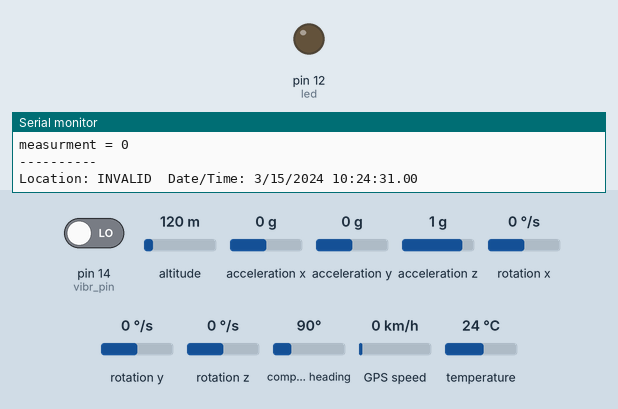
A sketch run on a simulated Arduino Uno, built with avr-gcc and run on an emulated ATmega328P. On the bench: output pins drawn as LEDs (lit = HIGH), the last lines printed to the serial monitor. The test bench sets the inputs (shaded band); at power-on: acceleration x 0 g, pin 14 (vibr_pin) LOW, altitude 120 m, acceleration y 0 g, acceleration z 1 g, rotation x 0 °/s, rotation y 0 °/s, rotation z 0 °/s, compass heading 90°, GPS speed 0 km/h, temperature 24 °C. The GPS gets a fix after 3 s at 37.7749, -122.4194 with 8 satellites.

Above: at 1.3 s.
1.4 s: acceleration x set to -0.4 g
6.6 s: acceleration x set to -0.7 g
At 10.6 s:
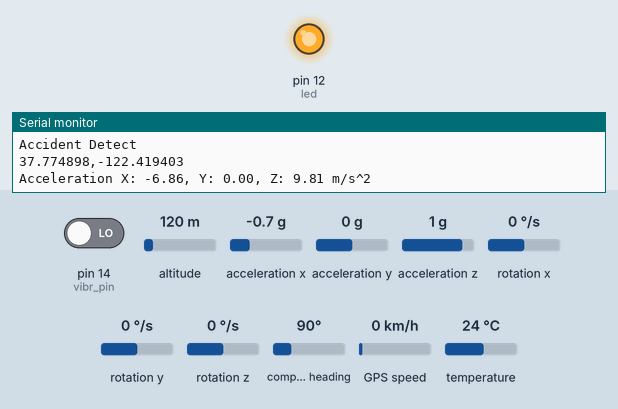
11.1 s: acceleration x set to 0 g
At 14.8 s:
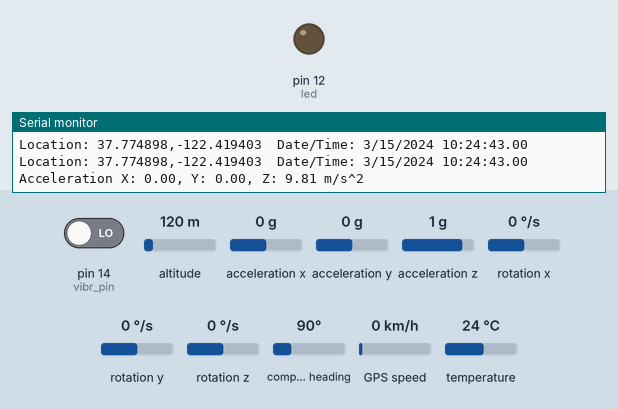
15.1 s: acceleration x set to -1.4 g
At 18.9 s:
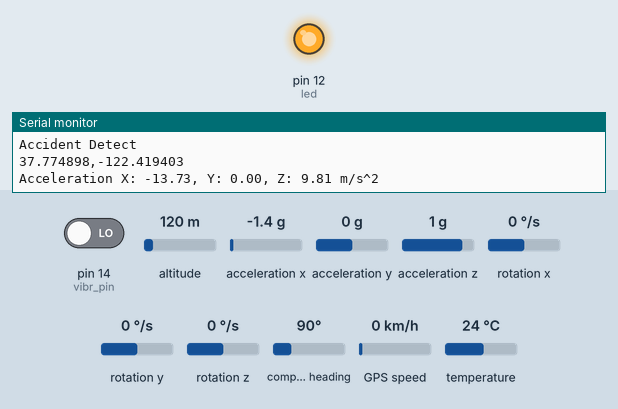
Timing chart, 0 to 20.4 s (numbered marks = the images above; inputs shaded):
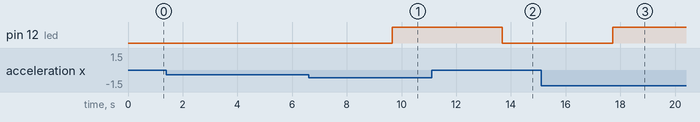

The sketch:

Accdident_Detect.ino
```cpp
 #include <Adafruit_MPU6050.h>
#include <Adafruit_Sensor.h>
#include <Wire.h>
#include <TinyGPS++.h>
#include <SoftwareSerial.h>

Adafruit_MPU6050 mpu;

// The TinyGPS++ object
TinyGPSPlus gps;

// The serial connection to the GPS device
SoftwareSerial ss(13, 15);  // RXPin = 13, TXPin = 15

#define vibr_pin 14
#define led 12

void setup() {

  Serial.begin(115200);

  ss.begin(9600);

  pinMode(vibr_pin,INPUT);
  pinMode(led,OUTPUT);

  while (!Serial)
    delay(10);

  Serial.println("Adafruit MPU6050 test!");

  // Try to initialize!
  if (!mpu.begin()) {
    Serial.println("Failed to find MPU6050 chip");
    while (1) {
      delay(10);
    }
  }

  Serial.println("MPU6050 Found!");

  mpu.setAccelerometerRange(MPU6050_RANGE_8_G);

  mpu.setGyroRange(MPU6050_RANGE_500_DEG);

  mpu.setFilterBandwidth(MPU6050_BAND_5_HZ);


  Serial.println("");
  delay(100);
}

void loop() {
  /* Get new sensor events with the readings */
  sensors_event_t a, g, temp;
  mpu.getEvent(&a, &g, &temp);

  /* Print out the values */
  Serial.print("Acceleration X: ");
  Serial.print(a.acceleration.x);
  Serial.print(", Y: ");
  Serial.print(a.acceleration.y);
  Serial.print(", Z: ");
  Serial.print(a.acceleration.z);
  Serial.println(" m/s^2");

  Serial.println("");

  long measurement =TP_init();

  delay(50);

  Serial.print("measurment = ");
  Serial.println(measurement);

  if (measurement > 700){
    Serial.println("Vibration");
  }
  else{
    Serial.println("----------");
  }


  // This sketch displays information every time a new sentence is correctly encoded.
  while (ss.available() > 0)
    if (gps.encode(ss.read()))
      displayInfo();

  if (millis() > 5000 && gps.charsProcessed() < 10)
  {
    Serial.println(F("No GPS detected: check wiring."));
    while(true);
  }


    if( (a.acceleration.x > 5) || (a.acceleration.x < -5) || (a.acceleration.y > 5) || (a.acceleration.y < -5) || (measurement > 700) ){

      Serial.println("Accident Detect");

      digitalWrite(led, HIGH);

      Serial.println();
      Serial.print(gps.location.lat(), 6);
      Serial.print(F(","));
      Serial.println(gps.location.lng(), 6);

    }else{

      digitalWrite(led, LOW);

    }

  delay(500);

}


long TP_init(){

  delay(10);
  long measurement = pulseIn (vibr_pin, HIGH);  //wait for the pin to get HIGH and returns measurement
  return measurement;

}


void displayInfo()
{
  Serial.print(F("Location: "));
  if (gps.location.isValid())
  {
    Serial.print(gps.location.lat(), 6);
    Serial.print(F(","));
    Serial.print(gps.location.lng(), 6);
  }
  else
  {
    Serial.print(F("INVALID"));
  }

  Serial.print(F("  Date/Time: "));
  if (gps.date.isValid())
  {
    Serial.print(gps.date.month());
    Serial.print(F("/"));
    Serial.print(gps.date.day());
    Serial.print(F("/"));
    Serial.print(gps.date.year());
  }
  else
  {
    Serial.print(F("INVALID"));
  }

  Serial.print(F(" "));
  if (gps.time.isValid())
  {
    if (gps.time.hour() < 10) Serial.print(F("0"));
    Serial.print(gps.time.hour());
    Serial.print(F(":"));
    if (gps.time.minute() < 10) Serial.print(F("0"));
    Serial.print(gps.time.minute());
    Serial.print(F(":"));
    if (gps.time.second() < 10) Serial.print(F("0"));
    Serial.print(gps.time.second());
    Serial.print(F("."));
    if (gps.time.centisecond() < 10) Serial.print(F("0"));
    Serial.print(gps.time.centisecond());
  }
  else
  {
    Serial.print(F("INVALID"));
  }

  Serial.println();

  delay(200);

}
```

Measured:
- the behaviour switches between -0.5 and -0.6 g on acceleration x (found by bisection; images 0 and 1)
- after the input at 6.6 s, pin 12 (led): LOW → HIGH after 3.1 s
- after the input at 11.1 s, pin 12 (led): HIGH → LOW after 2.6 s
- after the input at 15.1 s, pin 12 (led): LOW → HIGH after 2.6 s
